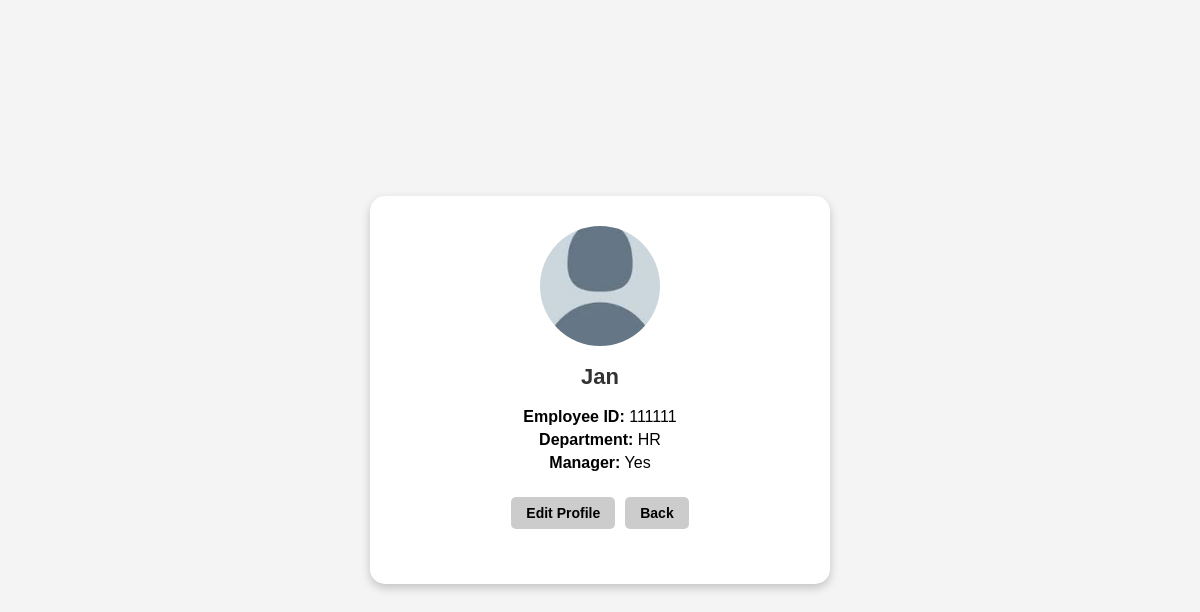
Screenshot of /employee_detail/111111/ with the database file from the repository.
### employees/models.py (models this page shows, shortened)
class Employee(AbstractBaseUser):
    employee_id = models.CharField(max_length=6, unique=True)
    name = models.CharField(max_length=100)
    passcode = models.CharField(max_length=6)
    department = models.ForeignKey(
        Department,
        on_delete=models.CASCADE,
        related_name='employees',
        null=False,
        default=""
    )
    is_manager = models.BooleanField(default=False)
    archived = models.BooleanField(default=False)
    archive_date = models.DateTimeField(null=True, blank=True)
    profile_picture = models.ImageField(
        upload_to='profile_pictures/',
        blank=True,
        null=True,
        default='profile_pictures/default.jpg'
    )
    objects = EmployeeManager()
    USERNAME_FIELD = 'employee_id'
    REQUIRED_FIELDS = ['name']

class Department(models.Model):
    Department_name = models.CharField(max_length=100, default='General')

### employees/views.py (the view)
# urls.py: path('employee_detail/<str:employee_id>/',views.employee_details, name='employee_detail'),
def employee_details(request, employee_id):
    employee = get_object_or_404(Employee, employee_id=employee_id)
    source = request.GET.get('source')
    return render(request, 'employee_detail.html', {
        'employee': employee,
        'source': source,
    })

### employees/templates/employees/employee_detail.html (shortened to what this page needs)
<!DOCTYPE html>
<html lang="en">
<head>
    {% load static %}
</head>
<body>
    <div class="profile-card">
        {% if employee.profile_picture %}
            <img src="{{ employee.profile_picture.url }}" alt="Profile Picture" class="profile-picture">
        {% else %}
        <img src="{% static 'images/default.jpg' %}" alt="Default profile picture" class="profile-picture">
        {% endif %}
        <h2>{{ employee.name }}</h2>
            <div class="info">
                <p><strong>Employee ID:</strong> {{ employee.employee_id }}</p>
                <p><strong>Department:</strong> {{ employee.department.Department_name }}</p>
                <p><strong>Manager:</strong> {{ employee.is_manager|yesno:"Yes,No" }}</p>
            </div>
        <div class="button-container">
            <a href="{% url 'update_employee' employee.employee_id %}?source={{ source }}" class="back-btn">Edit Profile</a>
            <a href="{% if source == 'employee_home' %}{% url 'employee_home' employee.employee_id %}{% else %}{% url 'manager_dashboard' %}{% endif %}" class="back-btn">Back</a>
        </div>
    </div>
</body>
</html>

### employees/templates/employees/employee_detail.html (style rules this page uses)
body { font-family: Arial, sans-serif; background-color: #f4f4f4; display: flex; justify-content: center; align-items: center; height: 100vh; margin: 0; }
h2 { color: #333; font-size: 22px; }
.back-btn { top: 10px; left: 10px; background-color: #ccc; color: black; padding: 8px 15px; margin: 5px; border-radius: 5px; text-decoration: none; font-size: 14px; font-weight: bold; }
.button-container { display: flex; align-items: center; justify-content: center; width: 100%; max-width: 280px; margin: 20px auto; }
.info { text-align: center; margin-top: 10px; }
.info p { margin: 5px 0; font-size: 16px; }
.profile-picture { width: 120px; height: 120px; object-fit: cover; border-radius: 50%; display: block; margin: 0 auto 10px auto; }
.profile-card { background: white; padding: 30px; border-radius: 15px; box-shadow: 0 4px 10px rgba(0, 0, 0, 0.2); text-align: center; width: 400px; margin-bottom: 20px; }

### rows the page displays
Employee: name "Jan", employee_id "111111", department.Department_name "HR", is_manager "Yes"
